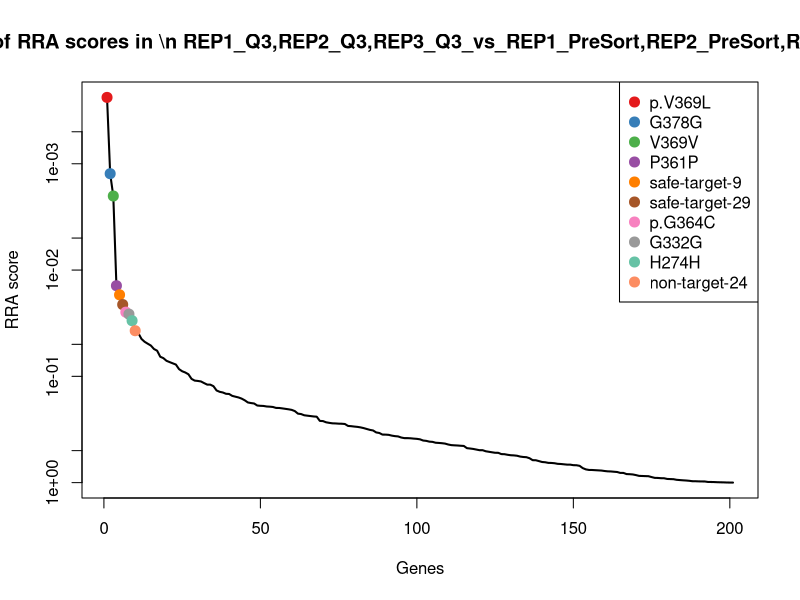
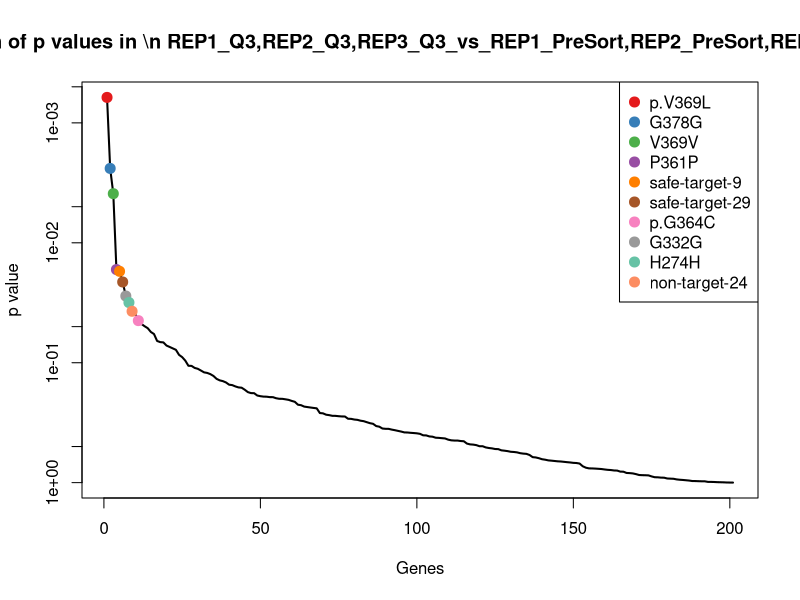
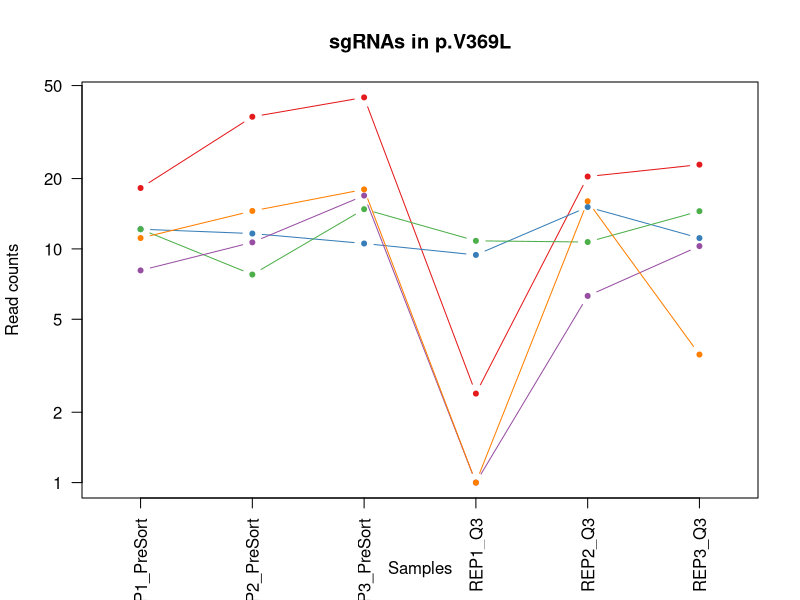
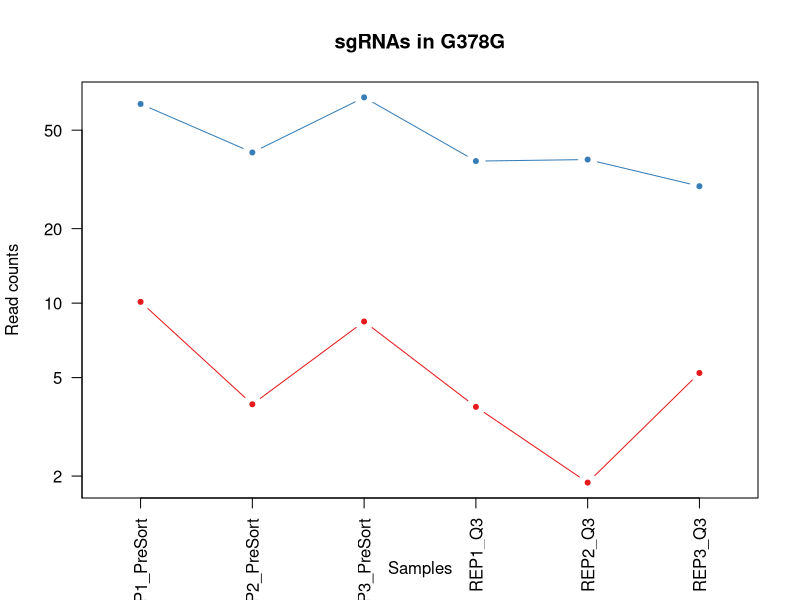
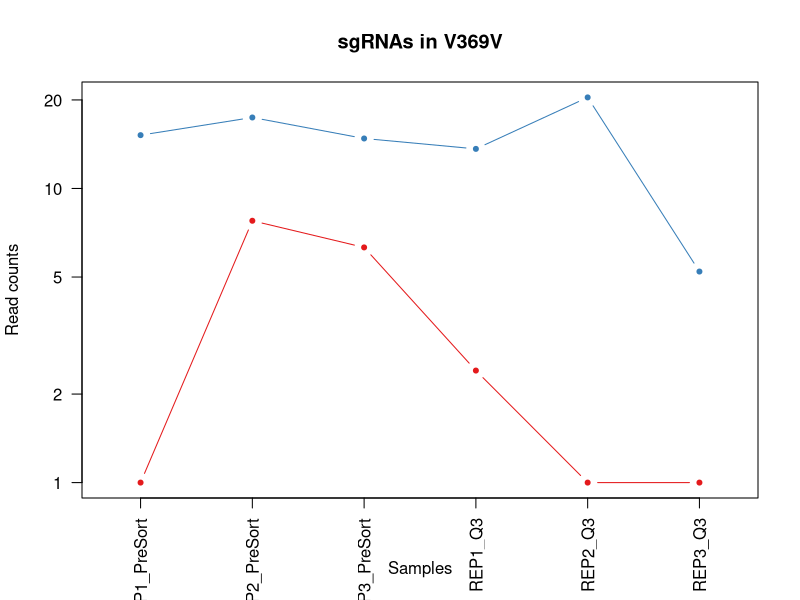
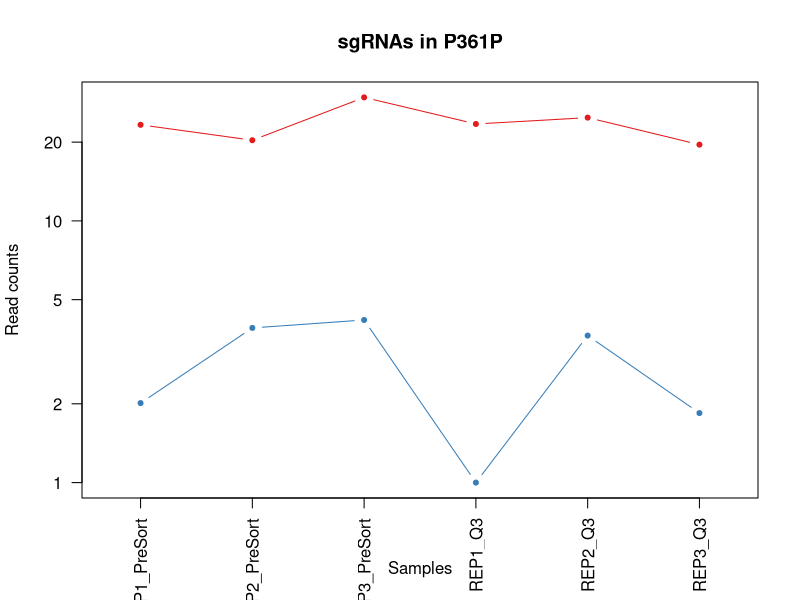
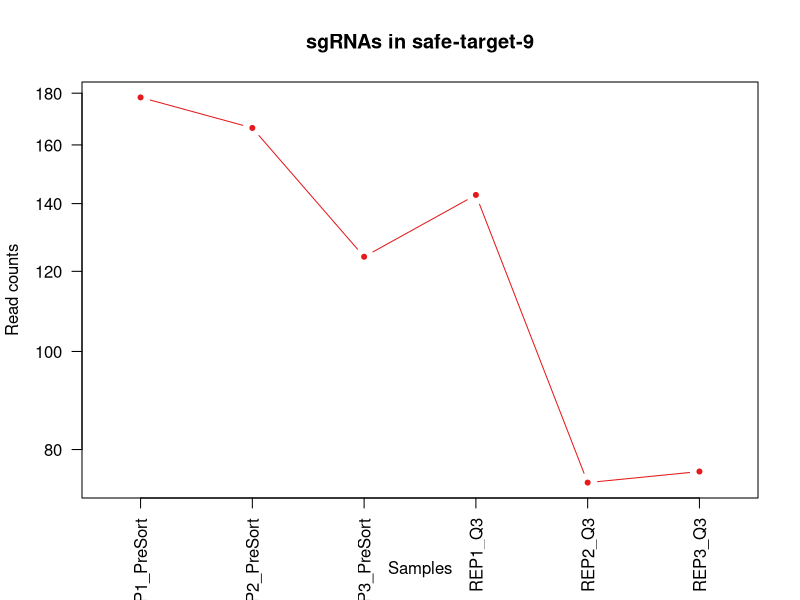
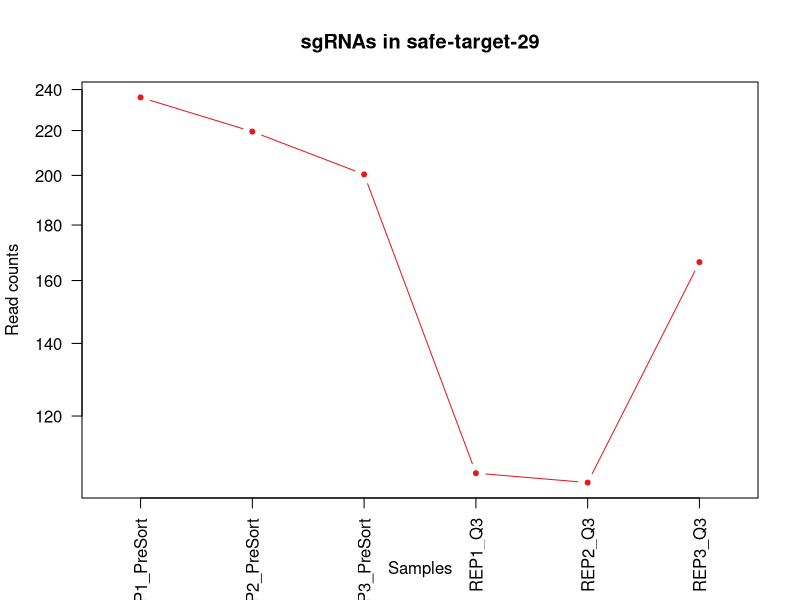

These figures' R source, in order: (Note: this script raises an error after producing the figures.)
pdf(file='Q3_presort.pdf',width=4.5,height=4.5);
gstable=read.table('Q3_presort.gene_summary.txt',header=T)
# 
#
# parameters
# Do not modify the variables beginning with "__"

# gstablename='__GENE_SUMMARY_FILE__'
startindex=3
# outputfile='__OUTPUT_FILE__'
targetgenelist=c("p.V369L","G378G","V369V","P361P","safe-target-9","safe-target-29","p.G364C","G332G","H274H","non-target-24")
# samplelabel=sub('.\\w+.\\w+$','',colnames(gstable)[startindex]);
samplelabel='REP1_Q3,REP2_Q3,REP3_Q3_vs_REP1_PreSort,REP2_PreSort,REP3_PreSort neg.'


# You need to write some codes in front of this code:
# gstable=read.table(gstablename,header=T)
# pdf(file=outputfile,width=6,height=6)


# set up color using RColorBrewer
#library(RColorBrewer)
#colors <- brewer.pal(length(targetgenelist), "Set1")

colors=c( "#E41A1C", "#377EB8", "#4DAF4A", "#984EA3", "#FF7F00",  "#A65628", "#F781BF",
          "#999999", "#66C2A5", "#FC8D62", "#8DA0CB", "#E78AC3", "#A6D854", "#FFD92F", "#E5C494", "#B3B3B3", 
          "#8DD3C7", "#FFFFB3", "#BEBADA", "#FB8072", "#80B1D3", "#FDB462", "#B3DE69", "#FCCDE5",
          "#D9D9D9", "#BC80BD", "#CCEBC5", "#FFED6F")

######
# function definition

plotrankedvalues<-function(val, tglist, ...){
  
  plot(val,log='y',ylim=c(max(val),min(val)),type='l',lwd=2, ...)
  if(length(tglist)>0){
    for(i in 1:length(tglist)){
      targetgene=tglist[i];
      tx=which(names(val)==targetgene);ty=val[targetgene];
      points(tx,ty,col=colors[(i %% length(colors)) ],cex=2,pch=20)
      # text(tx+50,ty,targetgene,col=colors[i])
    }
    legend('topright',tglist,pch=20,pt.cex = 2,cex=1,col=colors)
  }
}



plotrandvalues<-function(val,targetgenelist, ...){
  # choose the one with the best distance distribution
  
  mindiffvalue=0;
  randval=val;
  for(i in 1:20){
    randval0=sample(val)
    vindex=sort(which(names(randval0) %in% targetgenelist))
    if(max(vindex)>0.9*length(val)){
      # print('pass...')
      next;
    }
    mindiffind=min(diff(vindex));
    if (mindiffind > mindiffvalue){
      mindiffvalue=mindiffind;
      randval=randval0;
      # print(paste('Diff: ',mindiffvalue))
    }
  }
  plot(randval,log='y',ylim=c(max(randval),min(randval)),pch=20,col='grey', ...)
  
  if(length(targetgenelist)>0){
    for(i in 1:length(targetgenelist)){
      targetgene=targetgenelist[i];
      tx=which(names(randval)==targetgene);ty=randval[targetgene];
      points(tx,ty,col=colors[(i %% length(colors)) ],cex=2,pch=20)
      text(tx+50,ty,targetgene,col=colors[i])
    }
  }
  
}




# set.seed(1235)



pvec=gstable[,startindex]
names(pvec)=gstable[,'id']
pvec=sort(pvec);

plotrankedvalues(pvec,targetgenelist,xlab='Genes',ylab='RRA score',main=paste('Distribution of RRA scores in \\n',samplelabel))

# plotrandvalues(pvec,targetgenelist,xlab='Genes',ylab='RRA score',main=paste('Distribution of RRA scores in \\n',samplelabel))


pvec=gstable[,startindex+1]
names(pvec)=gstable[,'id']
pvec=sort(pvec);

plotrankedvalues(pvec,targetgenelist,xlab='Genes',ylab='p value',main=paste('Distribution of p values in \\n',samplelabel))

# plotrandvalues(pvec,targetgenelist,xlab='Genes',ylab='p value',main=paste('Distribution of p values in \\n',samplelabel))



# you need to write after this code:
# dev.off()






# parameters
# Do not modify the variables beginning with "__"
targetmat=list(c(17.22138194128978,35.76919509796752,43.49228781706671,1.4038893359268787,19.40208497185871,21.93740843178244),c(11.143247138481623,10.63408502912548,9.54708756960001,8.423336015561272,14.11060725226088,10.124957737745742),c(11.143247138481623,6.7671450185343955,13.790237600533347,9.827225351488151,9.701042485929355,13.499943650327655),c(7.091157269942851,9.667350026477708,15.911812616000017,0.0,5.291477719597831,9.281211259600262),c(10.13022467134693,13.534290037068791,16.97260012373335,0.0,14.992520205527185,2.5312394344364355))
targetgene="p.V369L"
collabel=c("REP1_PreSort","REP2_PreSort","REP3_PreSort","REP1_Q3","REP2_Q3","REP3_Q3")

# set up color using RColorBrewer
#library(RColorBrewer)
#colors <- brewer.pal(length(targetgenelist), "Set1")

colors=c( "#E41A1C", "#377EB8", "#4DAF4A", "#984EA3", "#FF7F00",  "#A65628", "#F781BF",
          "#999999", "#66C2A5", "#FC8D62", "#8DA0CB", "#E78AC3", "#A6D854", "#FFD92F", "#E5C494", "#B3B3B3", 
          "#8DD3C7", "#FFFFB3", "#BEBADA", "#FB8072", "#80B1D3", "#FDB462", "#B3DE69", "#FCCDE5",
          "#D9D9D9", "#BC80BD", "#CCEBC5", "#FFED6F")


## code

targetmatvec=unlist(targetmat)+1
yrange=range(targetmatvec[targetmatvec>0]);
# yrange[1]=1; # set the minimum value to 1
for(i in 1:length(targetmat)){
  vali=targetmat[[i]]+1;
  if(i==1){
    plot(1:length(vali),vali,type='b',las=1,pch=20,main=paste('sgRNAs in',targetgene),ylab='Read counts',xlab='Samples',xlim=c(0.7,length(vali)+0.3),ylim = yrange,col=colors[(i %% length(colors))],xaxt='n',log='y')
    axis(1,at=1:length(vali),labels=(collabel),las=2)
    # lines(0:100,rep(1,101),col='black');
  }else{
    lines(1:length(vali),vali,type='b',pch=20,col=colors[(i %% length(colors))])
  }
}




# parameters
# Do not modify the variables beginning with "__"
targetmat=list(c(9.117202204212237,2.9002050079433124,7.425512554133341,2.8077786718537574,0.881912953266305,4.218732390727392),c(62.80739296235097,39.636135108558605,66.82961298720006,36.50112273409884,37.04034403718481,28.687380256946266))
targetgene="G378G"
collabel=c("REP1_PreSort","REP2_PreSort","REP3_PreSort","REP1_Q3","REP2_Q3","REP3_Q3")

# set up color using RColorBrewer
#library(RColorBrewer)
#colors <- brewer.pal(length(targetgenelist), "Set1")

colors=c( "#E41A1C", "#377EB8", "#4DAF4A", "#984EA3", "#FF7F00",  "#A65628", "#F781BF",
          "#999999", "#66C2A5", "#FC8D62", "#8DA0CB", "#E78AC3", "#A6D854", "#FFD92F", "#E5C494", "#B3B3B3", 
          "#8DD3C7", "#FFFFB3", "#BEBADA", "#FB8072", "#80B1D3", "#FDB462", "#B3DE69", "#FCCDE5",
          "#D9D9D9", "#BC80BD", "#CCEBC5", "#FFED6F")


## code

targetmatvec=unlist(targetmat)+1
yrange=range(targetmatvec[targetmatvec>0]);
# yrange[1]=1; # set the minimum value to 1
for(i in 1:length(targetmat)){
  vali=targetmat[[i]]+1;
  if(i==1){
    plot(1:length(vali),vali,type='b',las=1,pch=20,main=paste('sgRNAs in',targetgene),ylab='Read counts',xlab='Samples',xlim=c(0.7,length(vali)+0.3),ylim = yrange,col=colors[(i %% length(colors))],xaxt='n',log='y')
    axis(1,at=1:length(vali),labels=(collabel),las=2)
    # lines(0:100,rep(1,101),col='black');
  }else{
    lines(1:length(vali),vali,type='b',pch=20,col=colors[(i %% length(colors))])
  }
}




# parameters
# Do not modify the variables beginning with "__"
targetmat=list(c(0.0,6.7671450185343955,5.303937538666672,1.4038893359268787,0.0,0.0),c(14.182314539885702,16.434495045012103,13.790237600533347,12.635004023341908,19.40208497185871,4.218732390727392))
targetgene="V369V"
collabel=c("REP1_PreSort","REP2_PreSort","REP3_PreSort","REP1_Q3","REP2_Q3","REP3_Q3")

# set up color using RColorBrewer
#library(RColorBrewer)
#colors <- brewer.pal(length(targetgenelist), "Set1")

colors=c( "#E41A1C", "#377EB8", "#4DAF4A", "#984EA3", "#FF7F00",  "#A65628", "#F781BF",
          "#999999", "#66C2A5", "#FC8D62", "#8DA0CB", "#E78AC3", "#A6D854", "#FFD92F", "#E5C494", "#B3B3B3", 
          "#8DD3C7", "#FFFFB3", "#BEBADA", "#FB8072", "#80B1D3", "#FDB462", "#B3DE69", "#FCCDE5",
          "#D9D9D9", "#BC80BD", "#CCEBC5", "#FFED6F")


## code

targetmatvec=unlist(targetmat)+1
yrange=range(targetmatvec[targetmatvec>0]);
# yrange[1]=1; # set the minimum value to 1
for(i in 1:length(targetmat)){
  vali=targetmat[[i]]+1;
  if(i==1){
    plot(1:length(vali),vali,type='b',las=1,pch=20,main=paste('sgRNAs in',targetgene),ylab='Read counts',xlab='Samples',xlim=c(0.7,length(vali)+0.3),ylim = yrange,col=colors[(i %% length(colors))],xaxt='n',log='y')
    axis(1,at=1:length(vali),labels=(collabel),las=2)
    # lines(0:100,rep(1,101),col='black');
  }else{
    lines(1:length(vali),vali,type='b',pch=20,col=colors[(i %% length(colors))])
  }
}




# parameters
# Do not modify the variables beginning with "__"
targetmat=list(c(22.286494276963246,19.334700052955416,28.641262708800028,22.46222937483006,23.811649738190237,18.562422519200524),c(1.013022467134693,2.9002050079433124,3.1823625232000032,0.0,2.6457388597989153,0.8437464781454784))
targetgene="P361P"
collabel=c("REP1_PreSort","REP2_PreSort","REP3_PreSort","REP1_Q3","REP2_Q3","REP3_Q3")

# set up color using RColorBrewer
#library(RColorBrewer)
#colors <- brewer.pal(length(targetgenelist), "Set1")

colors=c( "#E41A1C", "#377EB8", "#4DAF4A", "#984EA3", "#FF7F00",  "#A65628", "#F781BF",
          "#999999", "#66C2A5", "#FC8D62", "#8DA0CB", "#E78AC3", "#A6D854", "#FFD92F", "#E5C494", "#B3B3B3", 
          "#8DD3C7", "#FFFFB3", "#BEBADA", "#FB8072", "#80B1D3", "#FDB462", "#B3DE69", "#FCCDE5",
          "#D9D9D9", "#BC80BD", "#CCEBC5", "#FFED6F")


## code

targetmatvec=unlist(targetmat)+1
yrange=range(targetmatvec[targetmatvec>0]);
# yrange[1]=1; # set the minimum value to 1
for(i in 1:length(targetmat)){
  vali=targetmat[[i]]+1;
  if(i==1){
    plot(1:length(vali),vali,type='b',las=1,pch=20,main=paste('sgRNAs in',targetgene),ylab='Read counts',xlab='Samples',xlim=c(0.7,length(vali)+0.3),ylim = yrange,col=colors[(i %% length(colors))],xaxt='n',log='y')
    axis(1,at=1:length(vali),labels=(collabel),las=2)
    # lines(0:100,rep(1,101),col='black');
  }else{
    lines(1:length(vali),vali,type='b',pch=20,col=colors[(i %% length(colors))])
  }
}




# parameters
# Do not modify the variables beginning with "__"
targetmat=list(c(177.27893174857127,165.3116854527688,123.0513508970668,141.79282292861475,73.19877512110332,75.09343655494759))
targetgene="safe-target-9"
collabel=c("REP1_PreSort","REP2_PreSort","REP3_PreSort","REP1_Q3","REP2_Q3","REP3_Q3")

# set up color using RColorBrewer
#library(RColorBrewer)
#colors <- brewer.pal(length(targetgenelist), "Set1")

colors=c( "#E41A1C", "#377EB8", "#4DAF4A", "#984EA3", "#FF7F00",  "#A65628", "#F781BF",
          "#999999", "#66C2A5", "#FC8D62", "#8DA0CB", "#E78AC3", "#A6D854", "#FFD92F", "#E5C494", "#B3B3B3", 
          "#8DD3C7", "#FFFFB3", "#BEBADA", "#FB8072", "#80B1D3", "#FDB462", "#B3DE69", "#FCCDE5",
          "#D9D9D9", "#BC80BD", "#CCEBC5", "#FFED6F")


## code

targetmatvec=unlist(targetmat)+1
yrange=range(targetmatvec[targetmatvec>0]);
# yrange[1]=1; # set the minimum value to 1
for(i in 1:length(targetmat)){
  vali=targetmat[[i]]+1;
  if(i==1){
    plot(1:length(vali),vali,type='b',las=1,pch=20,main=paste('sgRNAs in',targetgene),ylab='Read counts',xlab='Samples',xlim=c(0.7,length(vali)+0.3),ylim = yrange,col=colors[(i %% length(colors))],xaxt='n',log='y')
    axis(1,at=1:length(vali),labels=(collabel),las=2)
    # lines(0:100,rep(1,101),col='black');
  }else{
    lines(1:length(vali),vali,type='b',pch=20,col=colors[(i %% length(colors))])
  }
}




# parameters
# Do not modify the variables beginning with "__"
targetmat=list(c(235.02121237524878,218.4821105983962,199.42805145386686,105.2917001945159,103.1838155321577,165.37430971651378))
targetgene="safe-target-29"
collabel=c("REP1_PreSort","REP2_PreSort","REP3_PreSort","REP1_Q3","REP2_Q3","REP3_Q3")

# set up color using RColorBrewer
#library(RColorBrewer)
#colors <- brewer.pal(length(targetgenelist), "Set1")

colors=c( "#E41A1C", "#377EB8", "#4DAF4A", "#984EA3", "#FF7F00",  "#A65628", "#F781BF",
          "#999999", "#66C2A5", "#FC8D62", "#8DA0CB", "#E78AC3", "#A6D854", "#FFD92F", "#E5C494", "#B3B3B3", 
          "#8DD3C7", "#FFFFB3", "#BEBADA", "#FB8072", "#80B1D3", "#FDB462", "#B3DE69", "#FCCDE5",
          "#D9D9D9", "#BC80BD", "#CCEBC5", "#FFED6F")


## code

targetmatvec=unlist(targetmat)+1
yrange=range(targetmatvec[targetmatvec>0]);
# yrange[1]=1; # set the minimum value to 1
for(i in 1:length(targetmat)){
  vali=targetmat[[i]]+1;
  if(i==1){
    plot(1:length(vali),vali,type='b',las=1,pch=20,main=paste('sgRNAs in',targetgene),ylab='Read counts',xlab='Samples',xlim=c(0.7,length(vali)+0.3),ylim = yrange,col=colors[(i %% length(colors))],xaxt='n',log='y')
    axis(1,at=1:length(vali),labels=(collabel),las=2)
    # lines(0:100,rep(1,101),col='black');
  }else{
    lines(1:length(vali),vali,type='b',pch=20,col=colors[(i %% length(colors))])
  }
}




# parameters
# Do not modify the variables beginning with "__"
targetmat=list(c(2.026044934269386,0.9667350026477708,1.0607875077333344,0.0,0.881912953266305,7.593718303309306),c(86.1069097064489,57.03736515621848,83.80221311093342,54.75168410114827,112.88485801808704,50.62478868872871),c(5.065112335673465,11.60082003177325,6.3647250464000065,28.077786718537574,7.05530362613044,5.062478868872871),c(18.234404408424474,14.501025039716563,15.911812616000017,4.211668007780636,4.409564766331525,21.09366195363696),c(10.13022467134693,11.60082003177325,19.09417513920002,12.635004023341908,10.582955439195661,17.718676041055048))
targetgene="p.G364C"
collabel=c("REP1_PreSort","REP2_PreSort","REP3_PreSort","REP1_Q3","REP2_Q3","REP3_Q3")

# set up color using RColorBrewer
#library(RColorBrewer)
#colors <- brewer.pal(length(targetgenelist), "Set1")

colors=c( "#E41A1C", "#377EB8", "#4DAF4A", "#984EA3", "#FF7F00",  "#A65628", "#F781BF",
          "#999999", "#66C2A5", "#FC8D62", "#8DA0CB", "#E78AC3", "#A6D854", "#FFD92F", "#E5C494", "#B3B3B3", 
          "#8DD3C7", "#FFFFB3", "#BEBADA", "#FB8072", "#80B1D3", "#FDB462", "#B3DE69", "#FCCDE5",
          "#D9D9D9", "#BC80BD", "#CCEBC5", "#FFED6F")


## code

targetmatvec=unlist(targetmat)+1
yrange=range(targetmatvec[targetmatvec>0]);
# yrange[1]=1; # set the minimum value to 1
for(i in 1:length(targetmat)){
  vali=targetmat[[i]]+1;
  if(i==1){
    plot(1:length(vali),vali,type='b',las=1,pch=20,main=paste('sgRNAs in',targetgene),ylab='Read counts',xlab='Samples',xlim=c(0.7,length(vali)+0.3),ylim = yrange,col=colors[(i %% length(colors))],xaxt='n',log='y')
    axis(1,at=1:length(vali),labels=(collabel),las=2)
    # lines(0:100,rep(1,101),col='black');
  }else{
    lines(1:length(vali),vali,type='b',pch=20,col=colors[(i %% length(colors))])
  }
}




# parameters
# Do not modify the variables beginning with "__"
targetmat=list(c(49.638100889599954,32.868990090024205,37.12756277066671,63.17502011670954,14.992520205527185,13.499943650327655),c(150.94034760306926,159.5112754368822,121.99056338933346,296.2206498805714,184.31980723265775,126.56197172182176))
targetgene="G332G"
collabel=c("REP1_PreSort","REP2_PreSort","REP3_PreSort","REP1_Q3","REP2_Q3","REP3_Q3")

# set up color using RColorBrewer
#library(RColorBrewer)
#colors <- brewer.pal(length(targetgenelist), "Set1")

colors=c( "#E41A1C", "#377EB8", "#4DAF4A", "#984EA3", "#FF7F00",  "#A65628", "#F781BF",
          "#999999", "#66C2A5", "#FC8D62", "#8DA0CB", "#E78AC3", "#A6D854", "#FFD92F", "#E5C494", "#B3B3B3", 
          "#8DD3C7", "#FFFFB3", "#BEBADA", "#FB8072", "#80B1D3", "#FDB462", "#B3DE69", "#FCCDE5",
          "#D9D9D9", "#BC80BD", "#CCEBC5", "#FFED6F")


## code

targetmatvec=unlist(targetmat)+1
yrange=range(targetmatvec[targetmatvec>0]);
# yrange[1]=1; # set the minimum value to 1
for(i in 1:length(targetmat)){
  vali=targetmat[[i]]+1;
  if(i==1){
    plot(1:length(vali),vali,type='b',las=1,pch=20,main=paste('sgRNAs in',targetgene),ylab='Read counts',xlab='Samples',xlim=c(0.7,length(vali)+0.3),ylim = yrange,col=colors[(i %% length(colors))],xaxt='n',log='y')
    axis(1,at=1:length(vali),labels=(collabel),las=2)
    # lines(0:100,rep(1,101),col='black');
  }else{
    lines(1:length(vali),vali,type='b',pch=20,col=colors[(i %% length(colors))])
  }
}




# parameters
# Do not modify the variables beginning with "__"
targetmat=list(c(12.156269605616316,29.002050079433126,28.641262708800028,9.827225351488151,35.2765181306522,11.812450694036698),c(106.36735904914276,77.33880021182166,130.47686345120013,81.42558148375896,163.15389635426644,77.62467598938402))
targetgene="H274H"
collabel=c("REP1_PreSort","REP2_PreSort","REP3_PreSort","REP1_Q3","REP2_Q3","REP3_Q3")

# set up color using RColorBrewer
#library(RColorBrewer)
#colors <- brewer.pal(length(targetgenelist), "Set1")

colors=c( "#E41A1C", "#377EB8", "#4DAF4A", "#984EA3", "#FF7F00",  "#A65628", "#F781BF",
          "#999999", "#66C2A5", "#FC8D62", "#8DA0CB", "#E78AC3", "#A6D854", "#FFD92F", "#E5C494", "#B3B3B3", 
          "#8DD3C7", "#FFFFB3", "#BEBADA", "#FB8072", "#80B1D3", "#FDB462", "#B3DE69", "#FCCDE5",
          "#D9D9D9", "#BC80BD", "#CCEBC5", "#FFED6F")


## code

targetmatvec=unlist(targetmat)+1
yrange=range(targetmatvec[targetmatvec>0]);
# yrange[1]=1; # set the minimum value to 1
for(i in 1:length(targetmat)){
  vali=targetmat[[i]]+1;
  if(i==1){
    plot(1:length(vali),vali,type='b',las=1,pch=20,main=paste('sgRNAs in',targetgene),ylab='Read counts',xlab='Samples',xlim=c(0.7,length(vali)+0.3),ylim = yrange,col=colors[(i %% length(colors))],xaxt='n',log='y')
    axis(1,at=1:length(vali),labels=(collabel),las=2)
    # lines(0:100,rep(1,101),col='black');
  }else{
    lines(1:length(vali),vali,type='b',pch=20,col=colors[(i %% length(colors))])
  }
}




# parameters
# Do not modify the variables beginning with "__"
targetmat=list(c(3265.98443404225,3385.5059792724933,3044.46014719467,1718.3605471744995,2016.9349241200396,1924.5857166498363))
targetgene="non-target-24"
collabel=c("REP1_PreSort","REP2_PreSort","REP3_PreSort","REP1_Q3","REP2_Q3","REP3_Q3")

# set up color using RColorBrewer
#library(RColorBrewer)
#colors <- brewer.pal(length(targetgenelist), "Set1")

colors=c( "#E41A1C", "#377EB8", "#4DAF4A", "#984EA3", "#FF7F00",  "#A65628", "#F781BF",
          "#999999", "#66C2A5", "#FC8D62", "#8DA0CB", "#E78AC3", "#A6D854", "#FFD92F", "#E5C494", "#B3B3B3", 
          "#8DD3C7", "#FFFFB3", "#BEBADA", "#FB8072", "#80B1D3", "#FDB462", "#B3DE69", "#FCCDE5",
          "#D9D9D9", "#BC80BD", "#CCEBC5", "#FFED6F")


## code

targetmatvec=unlist(targetmat)+1
yrange=range(targetmatvec[targetmatvec>0]);
# yrange[1]=1; # set the minimum value to 1
for(i in 1:length(targetmat)){
  vali=targetmat[[i]]+1;
  if(i==1){
    plot(1:length(vali),vali,type='b',las=1,pch=20,main=paste('sgRNAs in',targetgene),ylab='Read counts',xlab='Samples',xlim=c(0.7,length(vali)+0.3),ylim = yrange,col=colors[(i %% length(colors))],xaxt='n',log='y')
    axis(1,at=1:length(vali),labels=(collabel),las=2)
    # lines(0:100,rep(1,101),col='black');
  }else{
    lines(1:length(vali),vali,type='b',pch=20,col=colors[(i %% length(colors))])
  }
}



# 
#
# parameters
# Do not modify the variables beginning with "__"

# gstablename='__GENE_SUMMARY_FILE__'
startindex=9
# outputfile='__OUTPUT_FILE__'
targetgenelist=c("safe-target-15","p.H210P","safe-target-10","safe-target-26","p.G378C","p.R362Q","p.C171F","p.R320Q","R272R","p.V568F")
# samplelabel=sub('.\\w+.\\w+$','',colnames(gstable)[startindex]);
samplelabel='REP1_Q3,REP2_Q3,REP3_Q3_vs_REP1_PreSort,REP2_PreSort,REP3_PreSort pos.'


# You need to write some codes in front of this code:
# gstable=read.table(gstablename,header=T)
# pdf(file=outputfile,width=6,height=6)


# set up color using RColorBrewer
#library(RColorBrewer)
#colors <- brewer.pal(length(targetgenelist), "Set1")

colors=c( "#E41A1C", "#377EB8", "#4DAF4A", "#984EA3", "#FF7F00",  "#A65628", "#F781BF",
          "#999999", "#66C2A5", "#FC8D62", "#8DA0CB", "#E78AC3", "#A6D854", "#FFD92F", "#E5C494", "#B3B3B3", 
          "#8DD3C7", "#FFFFB3", "#BEBADA", "#FB8072", "#80B1D3", "#FDB462", "#B3DE69", "#FCCDE5",
          "#D9D9D9", "#BC80BD", "#CCEBC5", "#FFED6F")

######
# function definition

plotrankedvalues<-function(val, tglist, ...){
  
  plot(val,log='y',ylim=c(max(val),min(val)),type='l',lwd=2, ...)
  if(length(tglist)>0){
    for(i in 1:length(tglist)){
      targetgene=tglist[i];
      tx=which(names(val)==targetgene);ty=val[targetgene];
      points(tx,ty,col=colors[(i %% length(colors)) ],cex=2,pch=20)
      # text(tx+50,ty,targetgene,col=colors[i])
    }
    legend('topright',tglist,pch=20,pt.cex = 2,cex=1,col=colors)
  }
}



plotrandvalues<-function(val,targetgenelist, ...){
  # choose the one with the best distance distribution
  
  mindiffvalue=0;
  randval=val;
  for(i in 1:20){
    randval0=sample(val)
    vindex=sort(which(names(randval0) %in% targetgenelist))
    if(max(vindex)>0.9*length(val)){
      # print('pass...')
      next;
    }
    mindiffind=min(diff(vindex));
    if (mindiffind > mindiffvalue){
      mindiffvalue=mindiffind;
      randval=randval0;
      # print(paste('Diff: ',mindiffvalue))
    }
  }
  plot(randval,log='y',ylim=c(max(randval),min(randval)),pch=20,col='grey', ...)
  
  if(length(targetgenelist)>0){
    for(i in 1:length(targetgenelist)){
      targetgene=targetgenelist[i];
      tx=which(names(randval)==targetgene);ty=randval[targetgene];
      points(tx,ty,col=colors[(i %% length(colors)) ],cex=2,pch=20)
      text(tx+50,ty,targetgene,col=colors[i])
    }
  }
  
}




# set.seed(1235)



pvec=gstable[,startindex]
names(pvec)=gstable[,'id']
pvec=sort(pvec);

plotrankedvalues(pvec,targetgenelist,xlab='Genes',ylab='RRA score',main=paste('Distribution of RRA scores in \\n',samplelabel))

# plotrandvalues(pvec,targetgenelist,xlab='Genes',ylab='RRA score',main=paste('Distribution of RRA scores in \\n',samplelabel))


pvec=gstable[,startindex+1]
names(pvec)=gstable[,'id']
pvec=sort(pvec);

plotrankedvalues(pvec,targetgenelist,xlab='Genes',ylab='p value',main=paste('Distribution of p values in \\n',samplelabel))

# plotrandvalues(pvec,targetgenelist,xlab='Genes',ylab='p value',main=paste('Distribution of p values in \\n',samplelabel))



# you need to write after this code:
# dev.off()






# parameters
# Do not modify the variables beginning with "__"
targetmat=list(c(287.69838066625283,447.5983062259179,213.21828905440023,1165.2281488193094,2041.6284868114963,1208.2449567043252))
targetgene="safe-target-15"
collabel=c("REP1_PreSort","REP2_PreSort","REP3_PreSort","REP1_Q3","REP2_Q3","REP3_Q3")

# set up color using RColorBrewer
#library(RColorBrewer)
#colors <- brewer.pal(length(targetgenelist), "Set1")

colors=c( "#E41A1C", "#377EB8", "#4DAF4A", "#984EA3", "#FF7F00",  "#A65628", "#F781BF",
          "#999999", "#66C2A5", "#FC8D62", "#8DA0CB", "#E78AC3", "#A6D854", "#FFD92F", "#E5C494", "#B3B3B3", 
          "#8DD3C7", "#FFFFB3", "#BEBADA", "#FB8072", "#80B1D3", "#FDB462", "#B3DE69", "#FCCDE5",
          "#D9D9D9", "#BC80BD", "#CCEBC5", "#FFED6F")


## code

targetmatvec=unlist(targetmat)+1
yrange=range(targetmatvec[targetmatvec>0]);
# yrange[1]=1; # set the minimum value to 1
for(i in 1:length(targetmat)){
  vali=targetmat[[i]]+1;
  if(i==1){
    plot(1:length(vali),vali,type='b',las=1,pch=20,main=paste('sgRNAs in',targetgene),ylab='Read counts',xlab='Samples',xlim=c(0.7,length(vali)+0.3),ylim = yrange,col=colors[(i %% length(colors))],xaxt='n',log='y')
    axis(1,at=1:length(vali),labels=(collabel),las=2)
    # lines(0:100,rep(1,101),col='black');
  }else{
    lines(1:length(vali),vali,type='b',pch=20,col=colors[(i %% length(colors))])
  }
}




# parameters
# Do not modify the variables beginning with "__"
targetmat=list(c(10.13022467134693,16.434495045012103,5.303937538666672,28.077786718537574,16.756346112059795,8.437464781454784),c(11.143247138481623,12.56755503442102,10.607875077333343,14.038893359268787,16.756346112059795,13.499943650327655),c(15.195337007020395,21.26817005825096,12.729450092800013,18.25056136704942,10.582955439195661,16.03118308476409),c(6.078134802808158,0.9667350026477708,0.0,4.211668007780636,3.52765181306522,5.062478868872871),c(12.156269605616316,17.401230047659872,8.486300061866675,26.673897382610697,18.520172018592405,27.84363377880079))
targetgene="p.H210P"
collabel=c("REP1_PreSort","REP2_PreSort","REP3_PreSort","REP1_Q3","REP2_Q3","REP3_Q3")

# set up color using RColorBrewer
#library(RColorBrewer)
#colors <- brewer.pal(length(targetgenelist), "Set1")

colors=c( "#E41A1C", "#377EB8", "#4DAF4A", "#984EA3", "#FF7F00",  "#A65628", "#F781BF",
          "#999999", "#66C2A5", "#FC8D62", "#8DA0CB", "#E78AC3", "#A6D854", "#FFD92F", "#E5C494", "#B3B3B3", 
          "#8DD3C7", "#FFFFB3", "#BEBADA", "#FB8072", "#80B1D3", "#FDB462", "#B3DE69", "#FCCDE5",
          "#D9D9D9", "#BC80BD", "#CCEBC5", "#FFED6F")


## code

targetmatvec=unlist(targetmat)+1
yrange=range(targetmatvec[targetmatvec>0]);
# yrange[1]=1; # set the minimum value to 1
for(i in 1:length(targetmat)){
  vali=targetmat[[i]]+1;
  if(i==1){
    plot(1:length(vali),vali,type='b',las=1,pch=20,main=paste('sgRNAs in',targetgene),ylab='Read counts',xlab='Samples',xlim=c(0.7,length(vali)+0.3),ylim = yrange,col=colors[(i %% length(colors))],xaxt='n',log='y')
    axis(1,at=1:length(vali),labels=(collabel),las=2)
    # lines(0:100,rep(1,101),col='black');
  }else{
    lines(1:length(vali),vali,type='b',pch=20,col=colors[(i %% length(colors))])
  }
}




# parameters
# Do not modify the variables beginning with "__"
targetmat=list(c(409.26107672241596,679.6147068613828,403.09925293866706,1326.6754224509004,2356.471411127567,1529.7123648777524))
targetgene="safe-target-10"
collabel=c("REP1_PreSort","REP2_PreSort","REP3_PreSort","REP1_Q3","REP2_Q3","REP3_Q3")

# set up color using RColorBrewer
#library(RColorBrewer)
#colors <- brewer.pal(length(targetgenelist), "Set1")

colors=c( "#E41A1C", "#377EB8", "#4DAF4A", "#984EA3", "#FF7F00",  "#A65628", "#F781BF",
          "#999999", "#66C2A5", "#FC8D62", "#8DA0CB", "#E78AC3", "#A6D854", "#FFD92F", "#E5C494", "#B3B3B3", 
          "#8DD3C7", "#FFFFB3", "#BEBADA", "#FB8072", "#80B1D3", "#FDB462", "#B3DE69", "#FCCDE5",
          "#D9D9D9", "#BC80BD", "#CCEBC5", "#FFED6F")


## code

targetmatvec=unlist(targetmat)+1
yrange=range(targetmatvec[targetmatvec>0]);
# yrange[1]=1; # set the minimum value to 1
for(i in 1:length(targetmat)){
  vali=targetmat[[i]]+1;
  if(i==1){
    plot(1:length(vali),vali,type='b',las=1,pch=20,main=paste('sgRNAs in',targetgene),ylab='Read counts',xlab='Samples',xlim=c(0.7,length(vali)+0.3),ylim = yrange,col=colors[(i %% length(colors))],xaxt='n',log='y')
    axis(1,at=1:length(vali),labels=(collabel),las=2)
    # lines(0:100,rep(1,101),col='black');
  }else{
    lines(1:length(vali),vali,type='b',pch=20,col=colors[(i %% length(colors))])
  }
}




# parameters
# Do not modify the variables beginning with "__"
targetmat=list(c(258.3207291193467,312.25540585523,229.13010167040022,473.11070620735813,733.7515771175658,599.0599994832896))
targetgene="safe-target-26"
collabel=c("REP1_PreSort","REP2_PreSort","REP3_PreSort","REP1_Q3","REP2_Q3","REP3_Q3")

# set up color using RColorBrewer
#library(RColorBrewer)
#colors <- brewer.pal(length(targetgenelist), "Set1")

colors=c( "#E41A1C", "#377EB8", "#4DAF4A", "#984EA3", "#FF7F00",  "#A65628", "#F781BF",
          "#999999", "#66C2A5", "#FC8D62", "#8DA0CB", "#E78AC3", "#A6D854", "#FFD92F", "#E5C494", "#B3B3B3", 
          "#8DD3C7", "#FFFFB3", "#BEBADA", "#FB8072", "#80B1D3", "#FDB462", "#B3DE69", "#FCCDE5",
          "#D9D9D9", "#BC80BD", "#CCEBC5", "#FFED6F")


## code

targetmatvec=unlist(targetmat)+1
yrange=range(targetmatvec[targetmatvec>0]);
# yrange[1]=1; # set the minimum value to 1
for(i in 1:length(targetmat)){
  vali=targetmat[[i]]+1;
  if(i==1){
    plot(1:length(vali),vali,type='b',las=1,pch=20,main=paste('sgRNAs in',targetgene),ylab='Read counts',xlab='Samples',xlim=c(0.7,length(vali)+0.3),ylim = yrange,col=colors[(i %% length(colors))],xaxt='n',log='y')
    axis(1,at=1:length(vali),labels=(collabel),las=2)
    # lines(0:100,rep(1,101),col='black');
  }else{
    lines(1:length(vali),vali,type='b',pch=20,col=colors[(i %% length(colors))])
  }
}




# parameters
# Do not modify the variables beginning with "__"
targetmat=list(c(3.039067401404079,1.9334700052955416,1.0607875077333344,4.211668007780636,5.291477719597831,0.8437464781454784),c(40.52089868538772,68.63818518799172,56.221737909866725,32.28945472631821,26.45738859798915,19.406168997346004),c(22.286494276963246,11.60082003177325,19.09417513920002,28.077786718537574,12.346781345728271,14.343690128473133),c(32.41671894831018,37.70266510326306,57.282525417600056,43.52056941373324,76.72642693416854,68.34346472978375),c(11.143247138481623,20.301435055603186,9.54708756960001,12.635004023341908,20.283997925125014,18.562422519200524))
targetgene="p.G378C"
collabel=c("REP1_PreSort","REP2_PreSort","REP3_PreSort","REP1_Q3","REP2_Q3","REP3_Q3")

# set up color using RColorBrewer
#library(RColorBrewer)
#colors <- brewer.pal(length(targetgenelist), "Set1")

colors=c( "#E41A1C", "#377EB8", "#4DAF4A", "#984EA3", "#FF7F00",  "#A65628", "#F781BF",
          "#999999", "#66C2A5", "#FC8D62", "#8DA0CB", "#E78AC3", "#A6D854", "#FFD92F", "#E5C494", "#B3B3B3", 
          "#8DD3C7", "#FFFFB3", "#BEBADA", "#FB8072", "#80B1D3", "#FDB462", "#B3DE69", "#FCCDE5",
          "#D9D9D9", "#BC80BD", "#CCEBC5", "#FFED6F")


## code

targetmatvec=unlist(targetmat)+1
yrange=range(targetmatvec[targetmatvec>0]);
# yrange[1]=1; # set the minimum value to 1
for(i in 1:length(targetmat)){
  vali=targetmat[[i]]+1;
  if(i==1){
    plot(1:length(vali),vali,type='b',las=1,pch=20,main=paste('sgRNAs in',targetgene),ylab='Read counts',xlab='Samples',xlim=c(0.7,length(vali)+0.3),ylim = yrange,col=colors[(i %% length(colors))],xaxt='n',log='y')
    axis(1,at=1:length(vali),labels=(collabel),las=2)
    # lines(0:100,rep(1,101),col='black');
  }else{
    lines(1:length(vali),vali,type='b',pch=20,col=colors[(i %% length(colors))])
  }
}




# parameters
# Do not modify the variables beginning with "__"
targetmat=list(c(25.325561678367325,18.367965050307646,14.851025108266683,9.827225351488151,12.346781345728271,20.249915475491484),c(6.078134802808158,4.833675013238854,11.668662585066679,7.0194466796343935,11.464868392461966,19.406168997346004),c(33.429741415444866,38.66940010591083,40.309925293866705,44.92445874966012,53.796690149244604,55.68726755760158),c(13.16929207275101,29.968785082080895,23.337325170133358,5.615557343707515,15.87443315879349,38.81233799469201),c(8.104179737077544,6.7671450185343955,4.243150030933338,12.635004023341908,6.1733906728641355,16.03118308476409))
targetgene="p.R362Q"
collabel=c("REP1_PreSort","REP2_PreSort","REP3_PreSort","REP1_Q3","REP2_Q3","REP3_Q3")

# set up color using RColorBrewer
#library(RColorBrewer)
#colors <- brewer.pal(length(targetgenelist), "Set1")

colors=c( "#E41A1C", "#377EB8", "#4DAF4A", "#984EA3", "#FF7F00",  "#A65628", "#F781BF",
          "#999999", "#66C2A5", "#FC8D62", "#8DA0CB", "#E78AC3", "#A6D854", "#FFD92F", "#E5C494", "#B3B3B3", 
          "#8DD3C7", "#FFFFB3", "#BEBADA", "#FB8072", "#80B1D3", "#FDB462", "#B3DE69", "#FCCDE5",
          "#D9D9D9", "#BC80BD", "#CCEBC5", "#FFED6F")


## code

targetmatvec=unlist(targetmat)+1
yrange=range(targetmatvec[targetmatvec>0]);
# yrange[1]=1; # set the minimum value to 1
for(i in 1:length(targetmat)){
  vali=targetmat[[i]]+1;
  if(i==1){
    plot(1:length(vali),vali,type='b',las=1,pch=20,main=paste('sgRNAs in',targetgene),ylab='Read counts',xlab='Samples',xlim=c(0.7,length(vali)+0.3),ylim = yrange,col=colors[(i %% length(colors))],xaxt='n',log='y')
    axis(1,at=1:length(vali),labels=(collabel),las=2)
    # lines(0:100,rep(1,101),col='black');
  }else{
    lines(1:length(vali),vali,type='b',pch=20,col=colors[(i %% length(colors))])
  }
}




# parameters
# Do not modify the variables beginning with "__"
targetmat=list(c(916.7853327568972,925.1653975339167,843.3260686480008,731.4263440179038,603.2284600341526,627.7473797402359),c(1171.0539720077052,1130.113218095244,1031.085457516801,807.2363681579552,840.4630444627887,836.9965063203146),c(948.1890292380726,961.901327634532,995.0186822538677,713.1757826508543,736.3973159773647,674.1534360382373),c(251.22957184940387,254.25130569636372,277.9263270261336,293.41287120871766,210.7771958306469,271.68636596284404),c(1.013022467134693,0.9667350026477708,5.303937538666672,5.615557343707515,4.409564766331525,3.3749859125819137))
targetgene="p.C171F"
collabel=c("REP1_PreSort","REP2_PreSort","REP3_PreSort","REP1_Q3","REP2_Q3","REP3_Q3")

# set up color using RColorBrewer
#library(RColorBrewer)
#colors <- brewer.pal(length(targetgenelist), "Set1")

colors=c( "#E41A1C", "#377EB8", "#4DAF4A", "#984EA3", "#FF7F00",  "#A65628", "#F781BF",
          "#999999", "#66C2A5", "#FC8D62", "#8DA0CB", "#E78AC3", "#A6D854", "#FFD92F", "#E5C494", "#B3B3B3", 
          "#8DD3C7", "#FFFFB3", "#BEBADA", "#FB8072", "#80B1D3", "#FDB462", "#B3DE69", "#FCCDE5",
          "#D9D9D9", "#BC80BD", "#CCEBC5", "#FFED6F")


## code

targetmatvec=unlist(targetmat)+1
yrange=range(targetmatvec[targetmatvec>0]);
# yrange[1]=1; # set the minimum value to 1
for(i in 1:length(targetmat)){
  vali=targetmat[[i]]+1;
  if(i==1){
    plot(1:length(vali),vali,type='b',las=1,pch=20,main=paste('sgRNAs in',targetgene),ylab='Read counts',xlab='Samples',xlim=c(0.7,length(vali)+0.3),ylim = yrange,col=colors[(i %% length(colors))],xaxt='n',log='y')
    axis(1,at=1:length(vali),labels=(collabel),las=2)
    # lines(0:100,rep(1,101),col='black');
  }else{
    lines(1:length(vali),vali,type='b',pch=20,col=colors[(i %% length(colors))])
  }
}




# parameters
# Do not modify the variables beginning with "__"
targetmat=list(c(104.34131411487338,90.87309024889045,117.74741335840012,174.08227765493297,100.53807667235877,124.03073228738533),c(22.286494276963246,49.30348513503631,19.09417513920002,46.328348085586995,52.032864242711995,80.15591542382045),c(43.5599660867918,31.902255087376435,38.18835027840004,33.69334406224509,49.387125382913084,49.78104221058323),c(103.3282916477387,100.54044027536816,144.26710105173348,98.27225351488151,100.53807667235877,113.06202807149411),c(41.53392115252241,52.203690142979625,53.03937538666672,42.116680077806365,63.49773263517396,68.34346472978375))
targetgene="p.R320Q"
collabel=c("REP1_PreSort","REP2_PreSort","REP3_PreSort","REP1_Q3","REP2_Q3","REP3_Q3")

# set up color using RColorBrewer
#library(RColorBrewer)
#colors <- brewer.pal(length(targetgenelist), "Set1")

colors=c( "#E41A1C", "#377EB8", "#4DAF4A", "#984EA3", "#FF7F00",  "#A65628", "#F781BF",
          "#999999", "#66C2A5", "#FC8D62", "#8DA0CB", "#E78AC3", "#A6D854", "#FFD92F", "#E5C494", "#B3B3B3", 
          "#8DD3C7", "#FFFFB3", "#BEBADA", "#FB8072", "#80B1D3", "#FDB462", "#B3DE69", "#FCCDE5",
          "#D9D9D9", "#BC80BD", "#CCEBC5", "#FFED6F")


## code

targetmatvec=unlist(targetmat)+1
yrange=range(targetmatvec[targetmatvec>0]);
# yrange[1]=1; # set the minimum value to 1
for(i in 1:length(targetmat)){
  vali=targetmat[[i]]+1;
  if(i==1){
    plot(1:length(vali),vali,type='b',las=1,pch=20,main=paste('sgRNAs in',targetgene),ylab='Read counts',xlab='Samples',xlim=c(0.7,length(vali)+0.3),ylim = yrange,col=colors[(i %% length(colors))],xaxt='n',log='y')
    axis(1,at=1:length(vali),labels=(collabel),las=2)
    # lines(0:100,rep(1,101),col='black');
  }else{
    lines(1:length(vali),vali,type='b',pch=20,col=colors[(i %% length(colors))])
  }
}




# parameters
# Do not modify the variables beginning with "__"
targetmat=list(c(36.46880881684895,38.66940010591083,55.16095040213339,22.46222937483006,41.44990880351634,32.06236616952818),c(16.20835947415509,9.667350026477708,11.668662585066679,25.270008046683817,22.047823831657627,13.499943650327655))
targetgene="R272R"
collabel=c("REP1_PreSort","REP2_PreSort","REP3_PreSort","REP1_Q3","REP2_Q3","REP3_Q3")

# set up color using RColorBrewer
#library(RColorBrewer)
#colors <- brewer.pal(length(targetgenelist), "Set1")

colors=c( "#E41A1C", "#377EB8", "#4DAF4A", "#984EA3", "#FF7F00",  "#A65628", "#F781BF",
          "#999999", "#66C2A5", "#FC8D62", "#8DA0CB", "#E78AC3", "#A6D854", "#FFD92F", "#E5C494", "#B3B3B3", 
          "#8DD3C7", "#FFFFB3", "#BEBADA", "#FB8072", "#80B1D3", "#FDB462", "#B3DE69", "#FCCDE5",
          "#D9D9D9", "#BC80BD", "#CCEBC5", "#FFED6F")


## code

targetmatvec=unlist(targetmat)+1
yrange=range(targetmatvec[targetmatvec>0]);
# yrange[1]=1; # set the minimum value to 1
for(i in 1:length(targetmat)){
  vali=targetmat[[i]]+1;
  if(i==1){
    plot(1:length(vali),vali,type='b',las=1,pch=20,main=paste('sgRNAs in',targetgene),ylab='Read counts',xlab='Samples',xlim=c(0.7,length(vali)+0.3),ylim = yrange,col=colors[(i %% length(colors))],xaxt='n',log='y')
    axis(1,at=1:length(vali),labels=(collabel),las=2)
    # lines(0:100,rep(1,101),col='black');
  }else{
    lines(1:length(vali),vali,type='b',pch=20,col=colors[(i %% length(colors))])
  }
}




# parameters
# Do not modify the variables beginning with "__"
targetmat=list(c(96.23713437779584,90.87309024889045,90.16693815733342,98.27225351488151,115.53059687788596,134.99943650327654),c(21.273471809828553,38.66940010591083,19.09417513920002,28.077786718537574,23.811649738190237,27.84363377880079),c(10.13022467134693,12.56755503442102,10.607875077333343,25.270008046683817,16.756346112059795,26.15614082250983),c(60.78134802808158,72.5051251985828,54.10016289440006,63.17502011670954,48.505212429646775,107.99954920262124),c(104.34131411487338,122.7753453362669,111.38268831200011,137.5811549208341,113.76677097135335,187.31171814829622))
targetgene="p.V568F"
collabel=c("REP1_PreSort","REP2_PreSort","REP3_PreSort","REP1_Q3","REP2_Q3","REP3_Q3")

# set up color using RColorBrewer
#library(RColorBrewer)
#colors <- brewer.pal(length(targetgenelist), "Set1")

colors=c( "#E41A1C", "#377EB8", "#4DAF4A", "#984EA3", "#FF7F00",  "#A65628", "#F781BF",
          "#999999", "#66C2A5", "#FC8D62", "#8DA0CB", "#E78AC3", "#A6D854", "#FFD92F", "#E5C494", "#B3B3B3", 
          "#8DD3C7", "#FFFFB3", "#BEBADA", "#FB8072", "#80B1D3", "#FDB462", "#B3DE69", "#FCCDE5",
          "#D9D9D9", "#BC80BD", "#CCEBC5", "#FFED6F")


## code

targetmatvec=unlist(targetmat)+1
yrange=range(targetmatvec[targetmatvec>0]);
# yrange[1]=1; # set the minimum value to 1
for(i in 1:length(targetmat)){
  vali=targetmat[[i]]+1;
  if(i==1){
    plot(1:length(vali),vali,type='b',las=1,pch=20,main=paste('sgRNAs in',targetgene),ylab='Read counts',xlab='Samples',xlim=c(0.7,length(vali)+0.3),ylim = yrange,col=colors[(i %% length(colors))],xaxt='n',log='y')
    axis(1,at=1:length(vali),labels=(collabel),las=2)
    # lines(0:100,rep(1,101),col='black');
  }else{
    lines(1:length(vali),vali,type='b',pch=20,col=colors[(i %% length(colors))])
  }
}



dev.off()
Sweave("Q3_presort_summary.Rnw");
library(tools);

texi2dvi("Q3_presort_summary.tex",pdf=TRUE);
